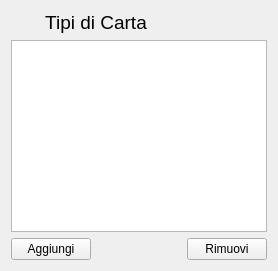
     <widget class="QWidget" name="widget_carta_tipo" native="true">
      <layout class="QGridLayout" name="gridLayout_5">
       <item row="0" column="0" colspan="2">
        <widget class="QLabel" name="label_4">
         <property name="font">
          <font>
           <pointsize>14</pointsize>
          </font>
         </property>
         <property name="text">
          <string>Tipi di Carta</string>
         </property>
         <property name="alignment">
          <set>Qt::AlignCenter</set>
         </property>
        </widget>
       </item>
       <item row="1" column="0" colspan="3">
        <widget class="QTableView" name="tableView_carta_tipo">
         <property name="sortingEnabled">
          <bool>true</bool>
         </property>
         <attribute name="horizontalHeaderDefaultSectionSize">
          <number>200</number>
         </attribute>
         <attribute name="horizontalHeaderMinimumSectionSize">
          <number>80</number>
         </attribute>
         <attribute name="horizontalHeaderStretchLastSection">
          <bool>true</bool>
         </attribute>
         <attribute name="verticalHeaderDefaultSectionSize">
          <number>30</number>
         </attribute>
         <attribute name="verticalHeaderStretchLastSection">
          <bool>false</bool>
         </attribute>
        </widget>
       </item>
       <item row="2" column="0">
        <widget class="QPushButton" name="bottone_carta_tipo_aggiungi">
         <property name="text">
          <string>Aggiungi</string>
         </property>
        </widget>
       </item>
       <item row="2" column="1">
        <spacer name="horizontalSpacer_4">
         <property name="orientation">
          <enum>Qt::Horizontal</enum>
         </property>
         <property name="sizeHint" stdset="0">
          <size>
           <width>40</width>
           <height>20</height>
          </size>
         </property>
        </spacer>
       </item>
       <item row="2" column="2">
        <widget class="QPushButton" name="bottone_carta_tipo_rimuovi">
         <property name="text">
          <string>Rimuovi</string>
         </property>
        </widget>
       </item>
      </layout>
     </widget>
